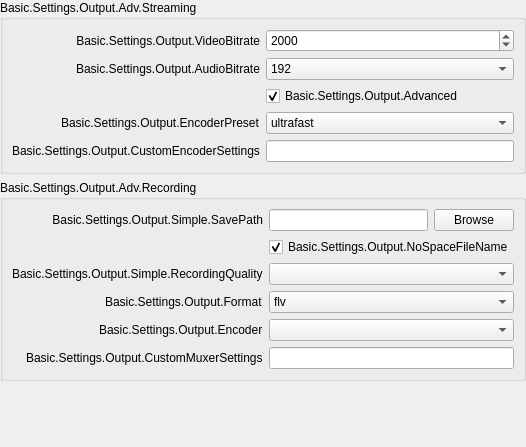
           <widget class="QWidget" name="easyOutputsPage">
            <layout class="QVBoxLayout" name="verticalLayout_3">
             <property name="leftMargin">
              <number>0</number>
             </property>
             <property name="topMargin">
              <number>0</number>
             </property>
             <property name="rightMargin">
              <number>0</number>
             </property>
             <property name="bottomMargin">
              <number>0</number>
             </property>
             <item>
              <widget class="QGroupBox" name="groupBox_8">
               <property name="sizePolicy">
                <sizepolicy hsizetype="Preferred" vsizetype="Maximum">
                 <horstretch>0</horstretch>
                 <verstretch>0</verstretch>
                </sizepolicy>
               </property>
               <property name="title">
                <string>Basic.Settings.Output.Adv.Streaming</string>
               </property>
               <layout class="QFormLayout" name="formLayout_20">
                <property name="fieldGrowthPolicy">
                 <enum>QFormLayout::AllNonFixedFieldsGrow</enum>
                </property>
                <property name="labelAlignment">
                 <set>Qt::AlignRight|Qt::AlignTrailing|Qt::AlignVCenter</set>
                </property>
                <item row="0" column="0">
                 <widget class="QLabel" name="label_19">
                  <property name="minimumSize">
                   <size>
                    <width>170</width>
                    <height>0</height>
                   </size>
                  </property>
                  <property name="text">
                   <string>Basic.Settings.Output.VideoBitrate</string>
                  </property>
                  <property name="alignment">
                   <set>Qt::AlignRight|Qt::AlignTrailing|Qt::AlignVCenter</set>
                  </property>
                 </widget>
                </item>
                <item row="0" column="1">
                 <widget class="QSpinBox" name="simpleOutputVBitrate">
                  <property name="minimum">
                   <number>200</number>
                  </property>
                  <property name="maximum">
                   <number>1000000</number>
                  </property>
                  <property name="value">
                   <number>2000</number>
                  </property>
                 </widget>
                </item>
                <item row="1" column="0">
                 <widget class="QLabel" name="label_20">
                  <property name="text">
                   <string>Basic.Settings.Output.AudioBitrate</string>
                  </property>
                 </widget>
                </item>
                <item row="1" column="1">
                 <widget class="QComboBox" name="simpleOutputABitrate">
                  <property name="currentIndex">
                   <number>8</number>
                  </property>
                  <item>
                   <property name="text">
                    <string>32</string>
                   </property>
                  </item>
                  <item>
                   <property name="text">
                    <string>48</string>
                   </property>
                  </item>
                  <item>
                   <property name="text">
                    <string>64</string>
                   </property>
                  </item>
                  <item>
                   <property name="text">
                    <string>80</string>
                   </property>
                  </item>
                  <item>
                   <property name="text">
                    <string>96</string>
                   </property>
                  </item>
                  <item>
                   <property name="text">
                    <string>112</string>
                   </property>
                  </item>
                  <item>
                   <property name="text">
                    <string>128</string>
                   </property>
                  </item>
                  <item>
                   <property name="text">
                    <string>160</string>
                   </property>
                  </item>
                  <item>
                   <property name="text">
                    <string>192</string>
                   </property>
                  </item>
                  <item>
                   <property name="text">
                    <string>256</string>
                   </property>
                  </item>
                  <item>
                   <property name="text">
                    <string>320</string>
                   </property>
                  </item>
                 </widget>
                </item>
                <item row="2" column="1">
                 <widget class="QCheckBox" name="simpleOutAdvanced">
                  <property name="text">
                   <string>Basic.Settings.Output.Advanced</string>
                  </property>
                  <property name="checked">
                   <bool>true</bool>
                  </property>
                 </widget>
                </item>
                <item row="3" column="1">
                 <widget class="QComboBox" name="simpleOutPreset">
                  <item>
                   <property name="text">
                    <string notr="true">ultrafast</string>
                   </property>
                  </item>
                  <item>
                   <property name="text">
                    <string notr="true">superfast</string>
                   </property>
                  </item>
                  <item>
                   <property name="text">
                    <string notr="true">veryfast</string>
                   </property>
                  </item>
                  <item>
                   <property name="text">
                    <string notr="true">faster</string>
                   </property>
                  </item>
                  <item>
                   <property name="text">
                    <string notr="true">fast</string>
                   </property>
                  </item>
                  <item>
                   <property name="text">
                    <string notr="true">medium</string>
                   </property>
                  </item>
                  <item>
                   <property name="text">
                    <string notr="true">slow</string>
                   </property>
                  </item>
                  <item>
                   <property name="text">
                    <string notr="true">slower</string>
                   </property>
                  </item>
                 </widget>
                </item>
                <item row="3" column="0">
                 <widget class="QLabel" name="label_24">
                  <property name="enabled">
                   <bool>true</bool>
                  </property>
                  <property name="text">
                   <string>Basic.Settings.Output.EncoderPreset</string>
                  </property>
                 </widget>
                </item>
                <item row="4" column="0">
                 <widget class="QLabel" name="label_23">
                  <property name="text">
                   <string>Basic.Settings.Output.CustomEncoderSettings</string>
                  </property>
                 </widget>
                </item>
                <item row="4" column="1">
                 <widget class="QLineEdit" name="simpleOutCustom"/>
                </item>
               </layout>
              </widget>
             </item>
             <item>
              <widget class="QGroupBox" name="groupBox_9">
               <property name="sizePolicy">
                <sizepolicy hsizetype="Preferred" vsizetype="Maximum">
                 <horstretch>0</horstretch>
                 <verstretch>0</verstretch>
                </sizepolicy>
               </property>
               <property name="title">
                <string>Basic.Settings.Output.Adv.Recording</string>
               </property>
               <layout class="QFormLayout" name="formLayout_6">
                <property name="fieldGrowthPolicy">
                 <enum>QFormLayout::AllNonFixedFieldsGrow</enum>
                </property>
                <property name="labelAlignment">
                 <set>Qt::AlignRight|Qt::AlignTrailing|Qt::AlignVCenter</set>
                </property>
                <item row="0" column="1">
                 <layout class="QHBoxLayout" name="horizontalLayout_5">
                  <item>
                   <widget class="QLineEdit" name="simpleOutputPath">
                    <property name="enabled">
                     <bool>true</bool>
                    </property>
                   </widget>
                  </item>
                  <item>
                   <widget class="QPushButton" name="simpleOutputBrowse">
                    <property name="enabled">
                     <bool>true</bool>
                    </property>
                    <property name="text">
                     <string>Browse</string>
                    </property>
                   </widget>
                  </item>
                 </layout>
                </item>
                <item row="0" column="0">
                 <widget class="QLabel" name="label_18">
                  <property name="minimumSize">
                   <size>
                    <width>170</width>
                    <height>0</height>
                   </size>
                  </property>
                  <property name="text">
                   <string>Basic.Settings.Output.Simple.SavePath</string>
                  </property>
                  <property name="alignment">
                   <set>Qt::AlignRight|Qt::AlignTrailing|Qt::AlignVCenter</set>
                  </property>
                 </widget>
                </item>
                <item row="1" column="1">
                 <widget class="QCheckBox" name="simpleNoSpace">
                  <property name="text">
                   <string>Basic.Settings.Output.NoSpaceFileName</string>
                  </property>
                  <property name="checked">
                   <bool>true</bool>
                  </property>
                 </widget>
                </item>
                <item row="3" column="1">
                 <widget class="QComboBox" name="simpleOutRecFormat">
                  <item>
                   <property name="text">
                    <string notr="true">flv</string>
                   </property>
                  </item>
                  <item>
                   <property name="text">
                    <string notr="true">mp4</string>
                   </property>
                  </item>
                  <item>
                   <property name="text">
                    <string notr="true">mov</string>
                   </property>
                  </item>
                  <item>
                   <property name="text">
                    <string notr="true">mkv</string>
                   </property>
                  </item>
                  <item>
                   <property name="text">
                    <string notr="true">ts</string>
                   </property>
                  </item>
                  <item>
                   <property name="text">
                    <string notr="true">m3u8</string>
                   </property>
                  </item>
                 </widget>
                </item>
                <item row="3" column="0">
                 <widget class="QLabel" name="simpleOutRecFormatLabel">
                  <property name="text">
                   <string>Basic.Settings.Output.Format</string>
                  </property>
                 </widget>
                </item>
                <item row="2" column="1">
                 <widget class="QComboBox" name="simpleOutRecQuality"/>
                </item>
                <item row="2" column="0">
                 <widget class="QLabel" name="label_26">
                  <property name="text">
                   <string>Basic.Settings.Output.Simple.RecordingQuality</string>
                  </property>
                 </widget>
                </item>
                <item row="4" column="1">
                 <widget class="QComboBox" name="simpleOutRecEncoder"/>
                </item>
                <item row="4" column="0">
                 <widget class="QLabel" name="simpleOutRecEncoderLabel">
                  <property name="text">
                   <string>Basic.Settings.Output.Encoder</string>
                  </property>
                 </widget>
                </item>
                <item row="5" column="0">
                 <widget class="QLabel" name="label_420">
                  <property name="text">
                   <string>Basic.Settings.Output.CustomMuxerSettings</string>
                  </property>
                 </widget>
                </item>
                <item row="5" column="1">
                 <widget class="QLineEdit" name="simpleOutMuxCustom"/>
                </item>
               </layout>
              </widget>
             </item>
             <item>
              <layout class="QVBoxLayout" name="simpleOutInfoLayout">
               <property name="leftMargin">
                <number>10</number>
               </property>
               <property name="topMargin">
                <number>10</number>
               </property>
               <property name="rightMargin">
                <number>10</number>
               </property>
               <property name="bottomMargin">
                <number>10</number>
               </property>
              </layout>
             </item>
             <item>
              <spacer name="verticalSpacer_2">
               <property name="orientation">
                <enum>Qt::Vertical</enum>
               </property>
               <property name="sizeHint" stdset="0">
                <size>
                 <width>20</width>
                 <height>40</height>
                </size>
               </property>
              </spacer>
             </item>
             <item alignment="Qt::AlignTop">
              <widget class="QWidget" name="simpleOutputContainer" native="true">
               <layout class="QVBoxLayout" name="verticalLayout_4">
                <property name="leftMargin">
                 <number>0</number>
                </property>
                <property name="topMargin">
                 <number>0</number>
                </property>
                <property name="rightMargin">
                 <number>0</number>
                </property>
                <property name="bottomMargin">
                 <number>0</number>
                </property>
               </layout>
              </widget>
             </item>
            </layout>
           </widget>
